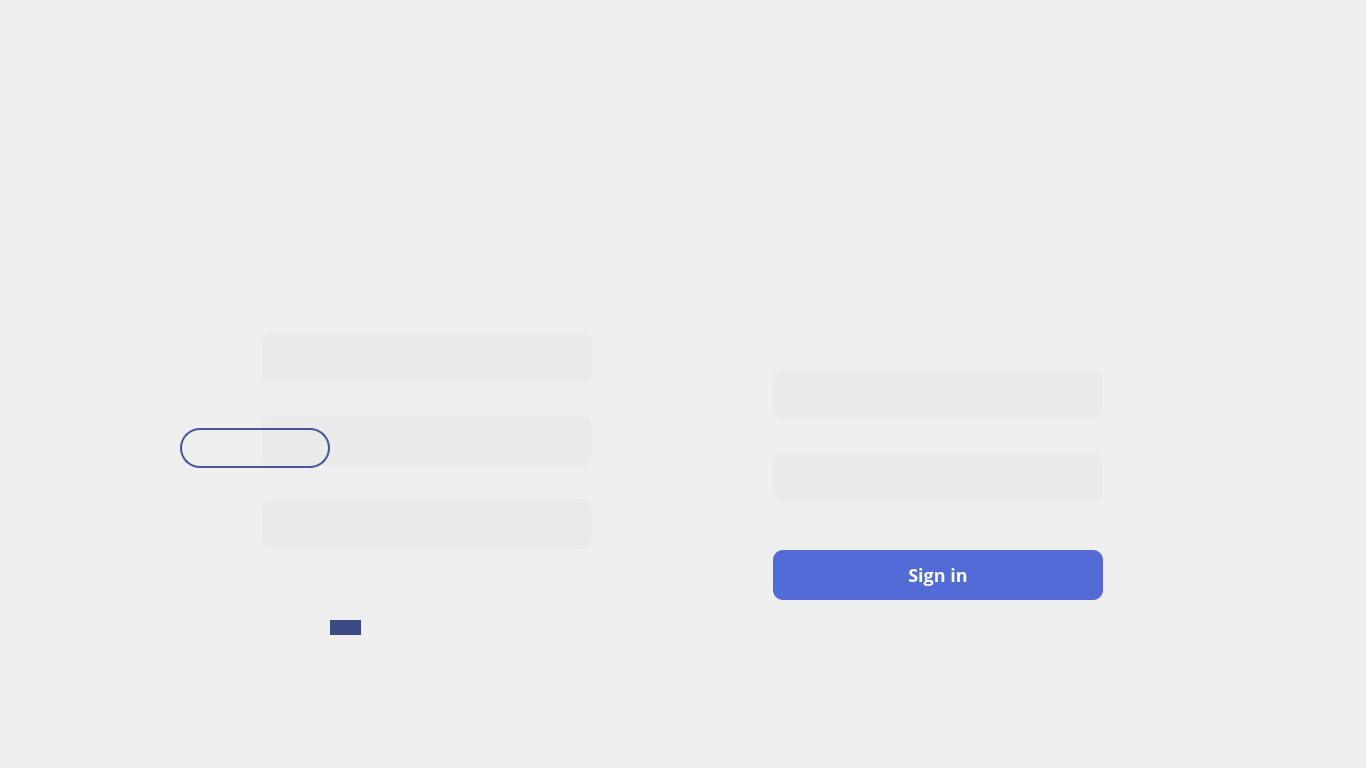
<?xml version="1.0" encoding="UTF-8"?>
<ui version="4.0">
 <class>Form</class>
 <widget class="QWidget" name="Form">
  <property name="geometry">
   <rect>
    <x>0</x>
    <y>0</y>
    <width>1366</width>
    <height>768</height>
   </rect>
  </property>
  <property name="windowTitle">
   <string>Form</string>
  </property>
  <widget class="QLabel" name="main">
   <property name="geometry">
    <rect>
     <x>0</x>
     <y>0</y>
     <width>1366</width>
     <height>768</height>
    </rect>
   </property>
   <property name="text">
    <string/>
   </property>
   <property name="pixmap">
    <pixmap>D:/!_DOCUMENTS_!/Desktop/Курсач/Frame 62.png</pixmap>
   </property>
  </widget>
  <widget class="QPushButton" name="StartButton">
   <property name="geometry">
    <rect>
     <x>180</x>
     <y>428</y>
     <width>150</width>
     <height>40</height>
    </rect>
   </property>
   <property name="font">
    <font>
     <family>Open Sans</family>
     <pointsize>-1</pointsize>
     <italic>false</italic>
    </font>
   </property>
   <property name="styleSheet">
    <string notr="true">position: absolute;
width: 150px;
height: 40px;
left: 180px;
top: 428px;

border: 2px solid #4557A3;
box-sizing: border-box;
border-radius: 20px;

font-family: Open Sans;
font-style: normal;
font-weight: regular;
font-size: 12px;
line-height: 20px;

color: #FFFFFF;</string>
   </property>
   <property name="text">
    <string/>
   </property>
  </widget>
  <widget class="QLineEdit" name="User">
   <property name="geometry">
    <rect>
     <x>773</x>
     <y>369</y>
     <width>330</width>
     <height>50</height>
    </rect>
   </property>
   <property name="styleSheet">
    <string notr="true">position: absolute;
width: 330px;
height: 50px;
left: 773px;
top: 369px;

background: rgba(0, 0, 0, 0.02);
border-radius: 10px;</string>
   </property>
  </widget>
  <widget class="QLineEdit" name="Pass">
   <property name="geometry">
    <rect>
     <x>773</x>
     <y>452</y>
     <width>330</width>
     <height>50</height>
    </rect>
   </property>
   <property name="styleSheet">
    <string notr="true">position: absolute;
width: 330px;
height: 50px;
left: 773px;
top: 369px;

background: rgba(0, 0, 0, 0.02);
border-radius: 10px;</string>
   </property>
  </widget>
  <widget class="QPushButton" name="Sign">
   <property name="geometry">
    <rect>
     <x>773</x>
     <y>550</y>
     <width>330</width>
     <height>50</height>
    </rect>
   </property>
   <property name="font">
    <font>
     <family>Open Sans</family>
     <pointsize>-1</pointsize>
     <weight>75</weight>
     <italic>false</italic>
     <bold>true</bold>
    </font>
   </property>
   <property name="styleSheet">
    <string notr="true">position: absolute;
width: 330px;
height: 50px;
left: 773px;
top: 550px;

background: #526BD6;
border-radius: 10px;

font-family: Open Sans;
font-style: normal;
font-weight: bold;
font-size: 18px;
line-height: 25px;
/* identical to box height */


color: #FFFFFF;</string>
   </property>
   <property name="text">
    <string>Sign in</string>
   </property>
  </widget>
  <widget class="QLineEdit" name="Number">
   <property name="geometry">
    <rect>
     <x>262</x>
     <y>499</y>
     <width>330</width>
     <height>50</height>
    </rect>
   </property>
   <property name="styleSheet">
    <string notr="true">position: absolute;
width: 330px;
height: 50px;
left: 773px;
top: 369px;

background: rgba(0, 0, 0, 0.02);
border-radius: 10px;</string>
   </property>
  </widget>
  <widget class="QLineEdit" name="Pass_2">
   <property name="geometry">
    <rect>
     <x>262</x>
     <y>416</y>
     <width>330</width>
     <height>50</height>
    </rect>
   </property>
   <property name="styleSheet">
    <string notr="true">position: absolute;
width: 330px;
height: 50px;
left: 773px;
top: 369px;

background: rgba(0, 0, 0, 0.02);
border-radius: 10px;</string>
   </property>
  </widget>
  <widget class="QLineEdit" name="User_2">
   <property name="geometry">
    <rect>
     <x>262</x>
     <y>333</y>
     <width>330</width>
     <height>50</height>
    </rect>
   </property>
   <property name="styleSheet">
    <string notr="true">position: absolute;
width: 330px;
height: 50px;
left: 773px;
top: 369px;

background: rgba(0, 0, 0, 0.02);
border-radius: 10px;</string>
   </property>
  </widget>
  <widget class="QLabel" name="error">
   <property name="geometry">
    <rect>
     <x>773</x>
     <y>327</y>
     <width>131</width>
     <height>20</height>
    </rect>
   </property>
   <property name="text">
    <string/>
   </property>
   <property name="pixmap">
    <pixmap>repear.png</pixmap>
   </property>
  </widget>
  <widget class="QLabel" name="car">
   <property name="geometry">
    <rect>
     <x>1122</x>
     <y>41</y>
     <width>31</width>
     <height>21</height>
    </rect>
   </property>
   <property name="text">
    <string/>
   </property>
   <property name="pixmap">
    <pixmap>D:/!_DOCUMENTS_!/Desktop/Курсач/car/Group 85.png</pixmap>
   </property>
  </widget>
  <widget class="QLabel" name="delivery">
   <property name="geometry">
    <rect>
     <x>1190</x>
     <y>41</y>
     <width>50</width>
     <height>18</height>
    </rect>
   </property>
   <property name="text">
    <string/>
   </property>
   <property name="pixmap">
    <pixmap>D:/!_DOCUMENTS_!/Desktop/Курсач/car/Delivery.png</pixmap>
   </property>
  </widget>
  <widget class="QLabel" name="shop">
   <property name="geometry">
    <rect>
     <x>1275</x>
     <y>41</y>
     <width>21</width>
     <height>21</height>
    </rect>
   </property>
   <property name="text">
    <string/>
   </property>
   <property name="pixmap">
    <pixmap>D:/!_DOCUMENTS_!/Desktop/Курсач/car/ant-design_shopping-outlined.png</pixmap>
   </property>
  </widget>
  <widget class="QLabel" name="character">
   <property name="geometry">
    <rect>
     <x>415</x>
     <y>138</y>
     <width>76</width>
     <height>21</height>
    </rect>
   </property>
   <property name="text">
    <string/>
   </property>
   <property name="pixmap">
    <pixmap>D:/!_DOCUMENTS_!/Desktop/Курсач/car/Characteristics.png</pixmap>
   </property>
  </widget>
  <widget class="QLabel" name="Appearance">
   <property name="geometry">
    <rect>
     <x>318</x>
     <y>141</y>
     <width>60</width>
     <height>14</height>
    </rect>
   </property>
   <property name="text">
    <string/>
   </property>
   <property name="pixmap">
    <pixmap>D:/!_DOCUMENTS_!/Desktop/Курсач/car/Appearance.png</pixmap>
   </property>
  </widget>
  <widget class="QLabel" name="back">
   <property name="geometry">
    <rect>
     <x>877</x>
     <y>141</y>
     <width>111</width>
     <height>39</height>
    </rect>
   </property>
   <property name="text">
    <string/>
   </property>
   <property name="pixmap">
    <pixmap>D:/!_DOCUMENTS_!/Desktop/Курсач/car/butt.png</pixmap>
   </property>
  </widget>
  <widget class="QLabel" name="x5">
   <property name="geometry">
    <rect>
     <x>501</x>
     <y>246</y>
     <width>388</width>
     <height>522</height>
    </rect>
   </property>
   <property name="text">
    <string/>
   </property>
   <property name="pixmap">
    <pixmap>D:/!_DOCUMENTS_!/Desktop/Курсач/cat/bmw.png</pixmap>
   </property>
  </widget>
  <widget class="QLabel" name="carEdit">
   <property name="geometry">
    <rect>
     <x>151</x>
     <y>230</y>
     <width>711</width>
     <height>331</height>
    </rect>
   </property>
   <property name="text">
    <string/>
   </property>
   <property name="pixmap">
    <pixmap>D:/!_DOCUMENTS_!/Desktop/Курсач/car/stock.png</pixmap>
   </property>
  </widget>
  <widget class="QLabel" name="stock">
   <property name="geometry">
    <rect>
     <x>877</x>
     <y>449</y>
     <width>84</width>
     <height>129</height>
    </rect>
   </property>
   <property name="text">
    <string/>
   </property>
   <property name="pixmap">
    <pixmap>D:/!_DOCUMENTS_!/Desktop/Курсач/car/stockYES.png</pixmap>
   </property>
  </widget>
  <widget class="QLabel" name="rims2">
   <property name="geometry">
    <rect>
     <x>973</x>
     <y>449</y>
     <width>84</width>
     <height>129</height>
    </rect>
   </property>
   <property name="text">
    <string/>
   </property>
   <property name="pixmap">
    <pixmap>D:/!_DOCUMENTS_!/Desktop/Курсач/car/2NO.png</pixmap>
   </property>
  </widget>
  <widget class="QLabel" name="rims3">
   <property name="geometry">
    <rect>
     <x>1068</x>
     <y>449</y>
     <width>84</width>
     <height>129</height>
    </rect>
   </property>
   <property name="text">
    <string/>
   </property>
   <property name="pixmap">
    <pixmap>D:/!_DOCUMENTS_!/Desktop/Курсач/car/3NO.png</pixmap>
   </property>
  </widget>
  <widget class="QLabel" name="exit">
   <property name="geometry">
    <rect>
     <x>247</x>
     <y>44</y>
     <width>30</width>
     <height>27</height>
    </rect>
   </property>
   <property name="text">
    <string/>
   </property>
   <property name="pixmap">
    <pixmap>D:/!_DOCUMENTS_!/Desktop/Курсач/delivery/exit.png</pixmap>
   </property>
  </widget>
  <widget class="QLabel" name="stockCh">
   <property name="geometry">
    <rect>
     <x>877</x>
     <y>449</y>
     <width>84</width>
     <height>129</height>
    </rect>
   </property>
   <property name="text">
    <string/>
   </property>
   <property name="pixmap">
    <pixmap>D:/!_DOCUMENTS_!/Desktop/Курсач/car/stockCharYES.png</pixmap>
   </property>
  </widget>
  <widget class="QLabel" name="stage1">
   <property name="geometry">
    <rect>
     <x>973</x>
     <y>449</y>
     <width>84</width>
     <height>129</height>
    </rect>
   </property>
   <property name="text">
    <string/>
   </property>
   <property name="pixmap">
    <pixmap>D:/!_DOCUMENTS_!/Desktop/Курсач/car/Stage1NO.png</pixmap>
   </property>
  </widget>
  <widget class="QLabel" name="stage2">
   <property name="geometry">
    <rect>
     <x>1069</x>
     <y>449</y>
     <width>84</width>
     <height>129</height>
    </rect>
   </property>
   <property name="text">
    <string/>
   </property>
   <property name="pixmap">
    <pixmap>D:/!_DOCUMENTS_!/Desktop/Курсач/car/Stage2NO.png</pixmap>
   </property>
  </widget>
  <widget class="QLabel" name="buy">
   <property name="geometry">
    <rect>
     <x>320</x>
     <y>645</y>
     <width>175</width>
     <height>71</height>
    </rect>
   </property>
   <property name="text">
    <string/>
   </property>
   <property name="pixmap">
    <pixmap>D:/!_DOCUMENTS_!/Desktop/Курсач/car/add.png</pixmap>
   </property>
  </widget>
  <widget class="QLabel" name="accept">
   <property name="geometry">
    <rect>
     <x>56</x>
     <y>235</y>
     <width>403</width>
     <height>544</height>
    </rect>
   </property>
   <property name="text">
    <string/>
   </property>
  </widget>
  <widget class="QLabel" name="price">
   <property name="geometry">
    <rect>
     <x>330</x>
     <y>620</y>
     <width>31</width>
     <height>15</height>
    </rect>
   </property>
   <property name="styleSheet">
    <string notr="true">position: absolute;
width: 330px;
height: 50px;
left: 773px;
top: 550px;

background: #3C4A88;
border-radius: 10px;

font-family: Open Sans;
font-style: normal;
font-weight: bold;
font-size: 9px;
line-height: 12px;
/* identical to box height */


color: #FFFFFF;</string>
   </property>
   <property name="text">
    <string/>
   </property>
  </widget>
  <widget class="QLabel" name="total">
   <property name="geometry">
    <rect>
     <x>90</x>
     <y>709</y>
     <width>111</width>
     <height>31</height>
    </rect>
   </property>
   <property name="styleSheet">
    <string notr="true">position: absolute;
width: 106px;
height: 33px;

font-family: Open Sans;
font-style: normal;
font-weight: 600;
font-size: 24px;
line-height: 33px;
/* identical to box height */


color: #FFFFFF;
</string>
   </property>
   <property name="text">
    <string/>
   </property>
  </widget>
 </widget>
 <resources/>
 <connections/>
</ui>
